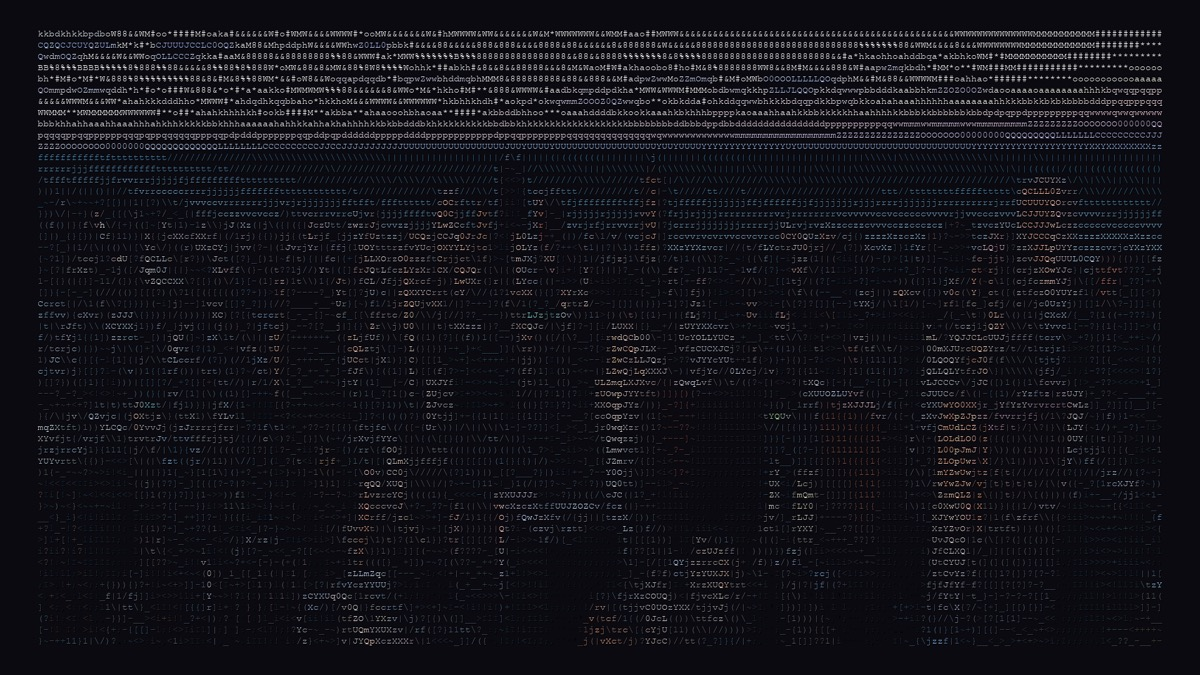
#> input picture assets/tokyo-cityscape.jpg, 1200 x 675 px
$ python -i set_gitlab_covers.py   (imports and definitions only)
#> lines starting #> are read from the running program, lines starting #| are printed output that depends on the picture
#!/usr/bin/env python3
"""Upload accurate cover avatars to all GitLab repos."""

from __future__ import annotations

import hashlib
import json
import os
import re
import subprocess
import sys
import tempfile
from pathlib import Path

import requests
import yaml
from PIL import Image, ImageDraw, ImageFont

DOWNLOADS = Path("/Users/arjunkshah21/Downloads")
ASCII_WALL = Path.home() / "Pictures/Wallpapers/ascii-rotating"
OUT_DIR = DOWNLOADS / "arjunkshah" / "covers"
# [5 lines not run here, left out]
API = "https://gitlab.com/api/v4"
# [1 line that did not run here, left out]

# project path -> explicit asset (relative to DOWNLOADS or absolute)
LOGO_MAP: dict[str, str] = {
    "ascii-skill": "ascii-skill/video/public/ascii/cityscape_v1.png",
    "arjunkshah": "arjunkshah/assets/tokyo-cityscape.jpg",
    "opencode-orchestration": "opencodeorchestration/launch-video/assets/logo.svg",
    "supercompress": "supercompress/web/assets/img/og-image.png",
    "supercompress-frontend": str(ASCII_WALL / "galaxy_v1.png"),
    "supercompress-nn": "supercompress/web/assets/img/favicon-48.png",
    "supercompress-test": str(ASCII_WALL / "moon_v1.png"),
    "loopy": "loopy/web/favicon.svg",
    "loopy-mac-app": "loopy-mac-app/build/icon-1024.png",
    "synara-loopy": str(ASCII_WALL / "forest_v1.png"),
    "test-loopy": str(ASCII_WALL / "mountains_v1.png"),
    "yachathon-loopy": str(ASCII_WALL / "ocean_v1.png"),
    "goalbuddy": "goalbuddy/internal/site/assets/goalbuddy-logo.svg",
    "jasmine": "/tmp/jasmine-logo.png",
    "portfolio": "arjunkshah-portfolio/FireProfilePhoto_headshot.png",
    "portfolio-jasmine": str(ASCII_WALL / "cherry_blossom_v1.png"),
    "forge": "evedevcool/forge/site/assets/02-terminal.png",
    "viewster": "viewster/public/logo.svg",
    "clonky": "clonky/public/icons/icon.svg",
    "clonky-landing": str(ASCII_WALL / "mountains_v1.png"),
    "synara": "synara/apps/web/public/synara-logo.svg",
    "buildersshipbycursor": "buildersshipbycursor/web/assets/images/circular-mark.svg",
    "designthieves": "designthieves/src/app/icon.svg",
    "future-agi": "future-agi/frontend/public/logo/logo_single.svg",
    "mono": "mono/mono/apps/web/public/favicon.svg",
    "token-optimizer": "token-optimizer/skills/token-optimizer/assets/logo.svg",
    "blacklistedaiproxy": "modelbypass/BlacklistedAIProxy/desktop/wrb-dashboard-tauri/public/favicon.svg",
    "automaticsaas": "automaticsaas/src/app/favicon.ico",
    "chattymaker": str(ASCII_WALL / "galaxy_v1.png"),
    "design-skill": str(ASCII_WALL / "cityscape_v1.png"),
    "neural-organism-in-a-jar": "ascii-skill/video/public/ascii/galaxy_v1.png",
    "uncodex-skill": "ascii-skill/video/public/ascii/dragon_statue_v1.png",
    "hermes-agent-self-evolution": str(ASCII_WALL / "tiger_v1.png"),
    "tokenop": "token-optimizer/skills/token-optimizer/assets/logo.svg",
    "payout-ledger": str(ASCII_WALL / "sunset_v1.png"),
    "rooted": "rooted-downloads/rooted.ai/custom/public/favicon.ico",
    "rooted-ai": str(ASCII_WALL / "forest_v1.png"),
    "rooted.ai": str(ASCII_WALL / "cherry_blossom_v1.png"),
    "ideatr-final": "ideatr/ideatr-main/public/favicon.ico",
    "ideatr-test": str(ASCII_WALL / "castle_v1.png"),
    "Typing-Club-Bot": "ascii-skill/video/public/ascii/cherry_blossom_v1.png",
    "Vortex21-X.github.io": "ascii-skill/video/public/ascii/galaxy_v1.png",
    "Whisky": "mono/mono/apps/web/public/favicon.svg",
    "open-lovable": str(ASCII_WALL / "tiger_v1.png"),
    "style-stealer": str(ASCII_WALL / "moon_v1.png"),
    "dihsign-jasmine-ui": str(ASCII_WALL / "sunset_v1.png"),
    "occ": str(ASCII_WALL / "forest_v1.png"),
    "harbor": str(ASCII_WALL / "ocean_v1.png"),
    "cohort": str(ASCII_WALL / "cherry_blossom_v1.png"),
    "hackathon-online": str(ASCII_WALL / "starry_night_v1.png"),
    "milpitas-hacks": str(ASCII_WALL / "dragon_statue_v1.png"),
    "immersive-rare-ones": "ascii-skill/video/public/ascii/starry_night_v1.png",
    "immersiverareones": str(ASCII_WALL / "moon_v1.png"),
}

THEMES: dict[str, tuple[tuple[int, int, int], tuple[int, int, int], str]] = {
    "ai": ((88, 28, 135), (59, 130, 246), "AI"),
    "agent": ((17, 24, 39), (99, 102, 241), "AGENT"),
    "compress": ((6, 78, 59), (16, 185, 129), "SC"),
    "design": ((242, 240, 233), (28, 28, 26), "UI"),
    "brutal": ((0, 0, 0), (255, 255, 255), "BR"),
    "hackathon": ((236, 72, 153), (168, 85, 247), "HACK"),
    "portfolio": ((242, 240, 233), (107, 106, 101), "AS"),
    "test": ((55, 65, 81), (107, 114, 128), "TEST"),
    "mac": ((0, 122, 255), (90, 200, 250), "MAC"),
    "health": ((22, 101, 52), (74, 222, 128), "ROOT"),
    "video": ((220, 38, 38), (251, 146, 60), "VID"),
    "terminal": ((15, 23, 42), (34, 197, 94), ">_"),
    "default": ((30, 41, 59), (100, 116, 139), ""),
}

KEYWORD_THEME = [
    (r"test|push-0|deletion_scheduled|repo$", "test"),
    (r"loopy|agent|skill|orchestr|hermes|uncodex|goalbuddy|chatgpt|future-agi|synara|clonky|chatty|automatic|open-lovable|immersive|neural|mono|occ|harbor|forge|token", "ai"),
    (r"compress|tokenop|token-optimizer|payout", "compress"),
    (r"portfolio|jasmine|design|brutal|style|dihsign|howtohackathon|hackathon|milpitas|cohort|viewster|flowit|ctheme", "design"),
    (r"brutal", "brutal"),
    (r"mac-app|Whisky|diskit|tkit", "mac"),
    (r"rooted|health|hindu", "health"),
    (r"video|launch|remotion", "video"),
    (r"cli|terminal|typing|ideatr|deploy|harbor", "terminal"),
    (r"ascii", "terminal"),
]

LOGO_CANDIDATES = [
    "public/logo.svg",
    "public/logo.png",
    "public/icon.svg",
    "public/favicon.svg",
    "public/favicon.ico",
    "public/favicon.png",
    "src/app/icon.svg",
    "src/app/favicon.ico",
    "web/favicon.svg",
    "web/assets/img/og-image.png",
    "web/assets/img/favicon-48.png",
    "assets/logo.svg",
    "assets/icon.svg",
    "logo.svg",
    "favicon.ico",
    "favicon.png",
    "icon.png",
    "og-image.png",
    "social-card.png",
    "apple-touch-icon.png",
]


def slug_words(path: str) -> str:
    words = re.sub(r"[_\-.]", " ", path).split()
    return "".join(w[:1].upper() + w[1:4] for w in words[:3]) or path[:3].upper()


# [66 lines left out: functions ascii_scenes, unique_ascii_scene, pick_theme, resolve_asset, svg_to_png, not called in this run]


def save_cover(im: Image.Image, dst: Path, max_bytes: int = 190_000) -> None:
    """Save square cover under GitLab's 200 KiB avatar limit."""
    if im.mode != "RGB":
        im = im.convert("RGB")
    for size in [512, 448, 384, 320]:
        resized = im.resize((size, size), Image.Resampling.LANCZOS) if im.size != (size, size) else im
        for quality in [85, 75, 65, 55, 45]:
            buf = tempfile.SpooledTemporaryFile(max_size=512_000)
            resized.save(buf, "JPEG", quality=quality, optimize=True)
            if buf.tell() <= max_bytes:
                buf.seek(0)
                dst.write_bytes(buf.read())
                return
    # last resort tiny png
    tiny = im.resize((256, 256), Image.Resampling.LANCZOS)
    tiny.save(dst, "PNG", optimize=True)


# [161 lines left out: functions prepare_cover, generate_cover, fetch_projects, upload_avatar, main, not called in this run]


# [2 lines not run here, left out]

>>> from PIL import Image
>>> picture = Image.open('../assets/tokyo-cityscape.jpg')
#> picture is the input picture: PIL image 1200x675 RGB; mean R, G, B 19.1, 18.6, 24.9
>>> result = save_cover(picture, 'out.png')
#> the loop in save_cover, `for size in [512, 448, 384, 320]:` made 1 pass
#> pass 1, in save_cover, `resized = im.resize((size, size), Image.Resampling.LANCZOS) if im.size..`:
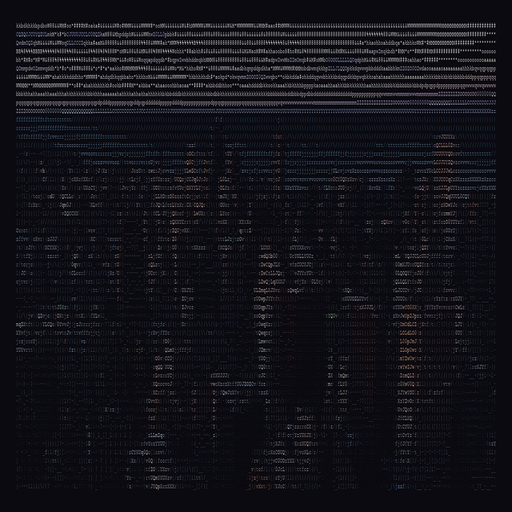
#> resized: PIL image 512x512 RGB; mean R, G, B 19.1, 18.6, 24.9
#> (the run stopped early here; a loop or call above may not have finished)

$ run again, on assets/cherry-blossom.jpg
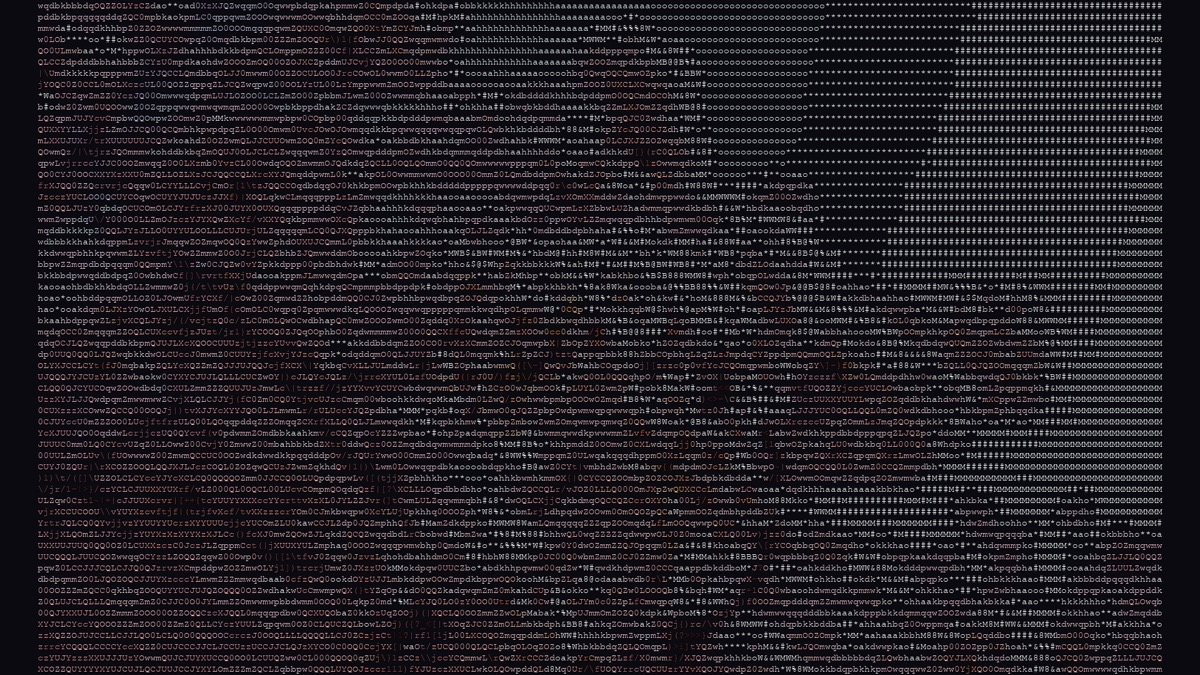
#> input picture assets/cherry-blossom.jpg, 1200 x 675 px
#> picture is the input picture: PIL image 1200x675 RGB; mean R, G, B 35, 31.1, 36.7
#> the loop in save_cover, `for size in [512, 448, 384, 320]:` made 1 pass
#> pass 1, in save_cover, `resized = im.resize((size, size), Image.Resampling.LANCZOS) if im.size..`:
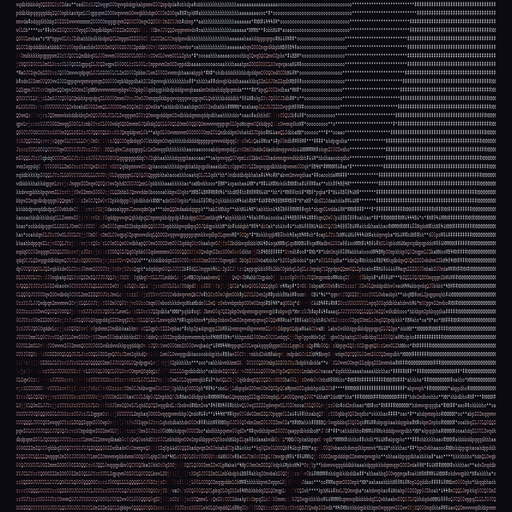
#> resized: PIL image 512x512 RGB; mean R, G, B 35, 31.2, 36.7

$ run again, on assets/dragon-statue.jpg
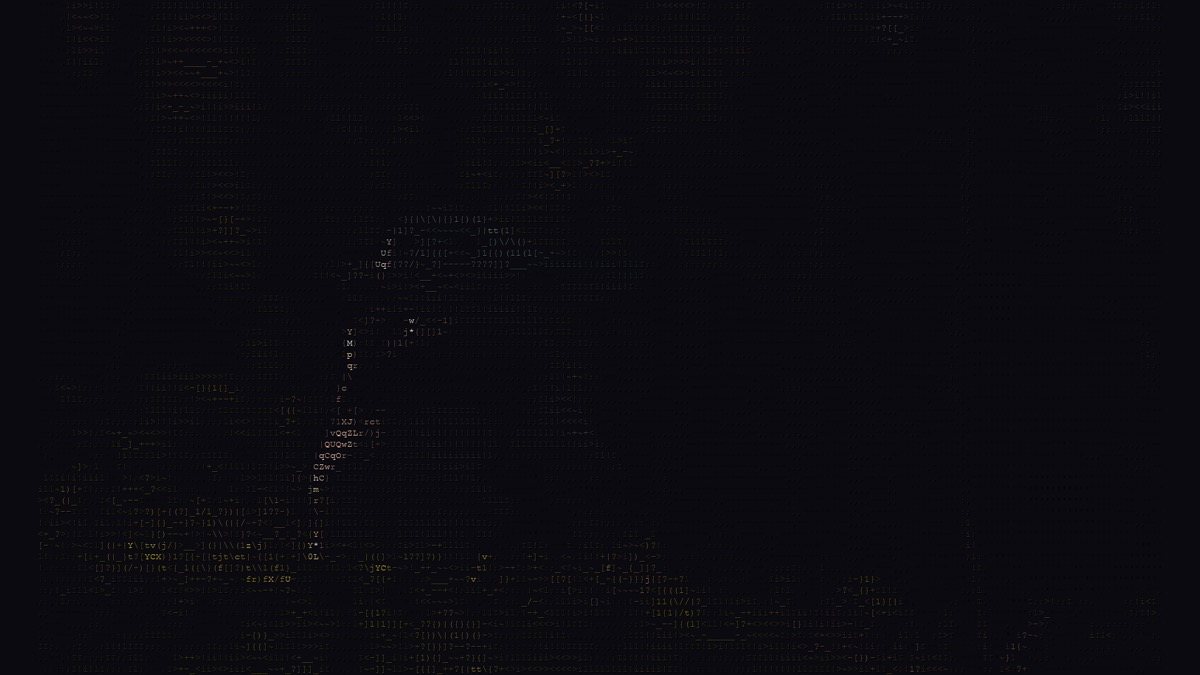
#> input picture assets/dragon-statue.jpg, 1200 x 675 px
#> picture is the input picture: PIL image 1200x675 RGB; mean R, G, B 11.6, 10.5, 16
#> the loop in save_cover, `for size in [512, 448, 384, 320]:` made 1 pass
#> pass 1, in save_cover, `resized = im.resize((size, size), Image.Resampling.LANCZOS) if im.size..`:
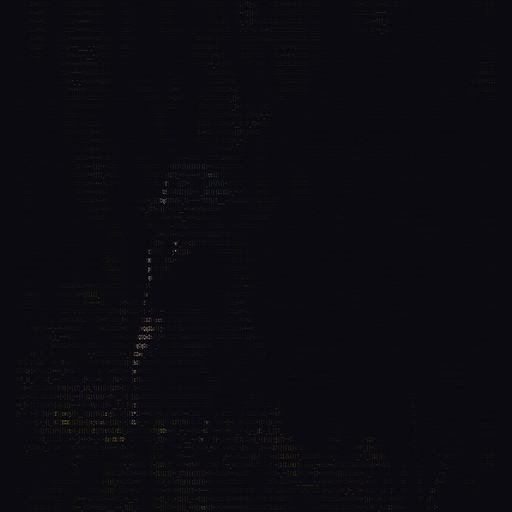
#> resized: PIL image 512x512 RGB; mean R, G, B 11.5, 10.5, 16

$ run again, on assets/galaxy.jpg
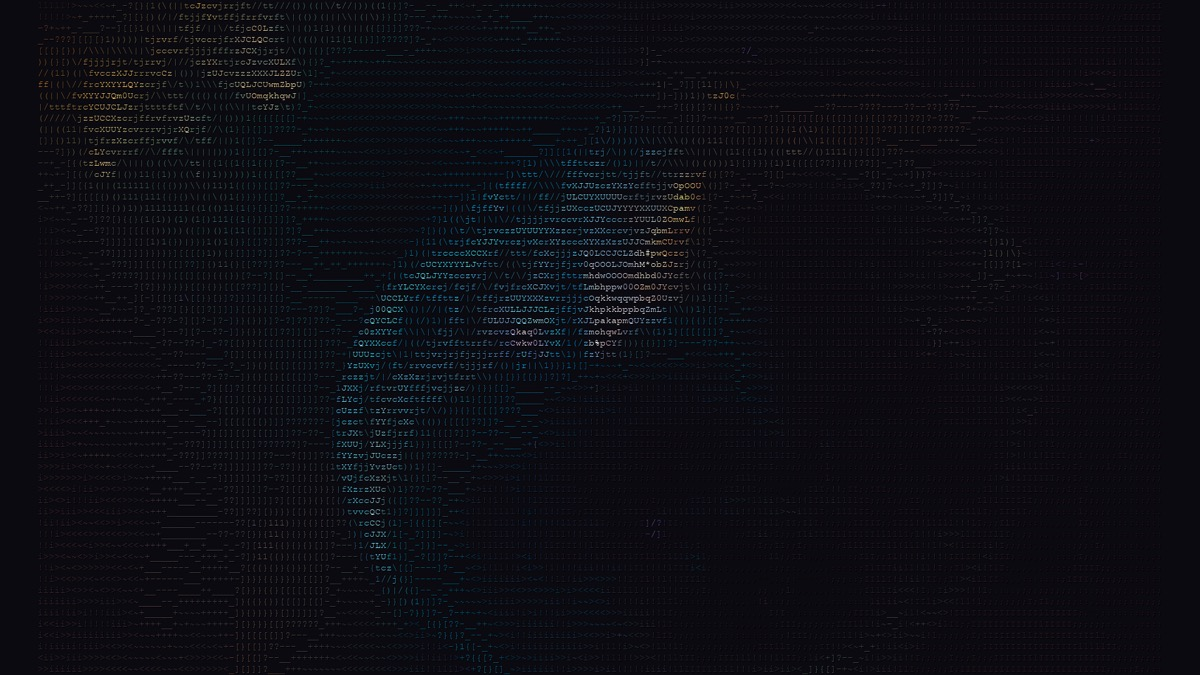
#> input picture assets/galaxy.jpg, 1200 x 675 px
#> picture is the input picture: PIL image 1200x675 RGB; mean R, G, B 13.1, 13, 19.3
#> the loop in save_cover, `for size in [512, 448, 384, 320]:` made 1 pass
#> pass 1, in save_cover, `resized = im.resize((size, size), Image.Resampling.LANCZOS) if im.size..`:
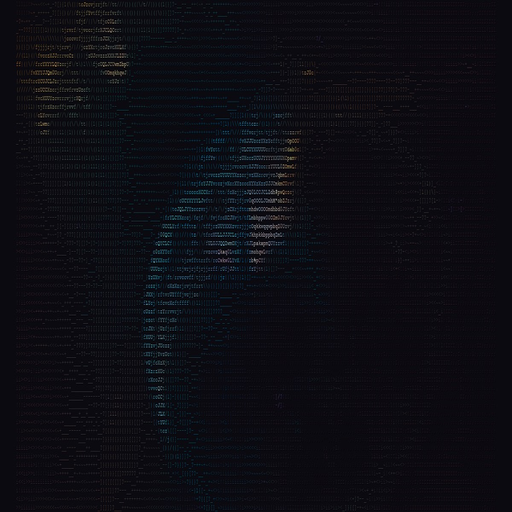
#> resized: PIL image 512x512 RGB; mean R, G, B 13.1, 13, 19.3
